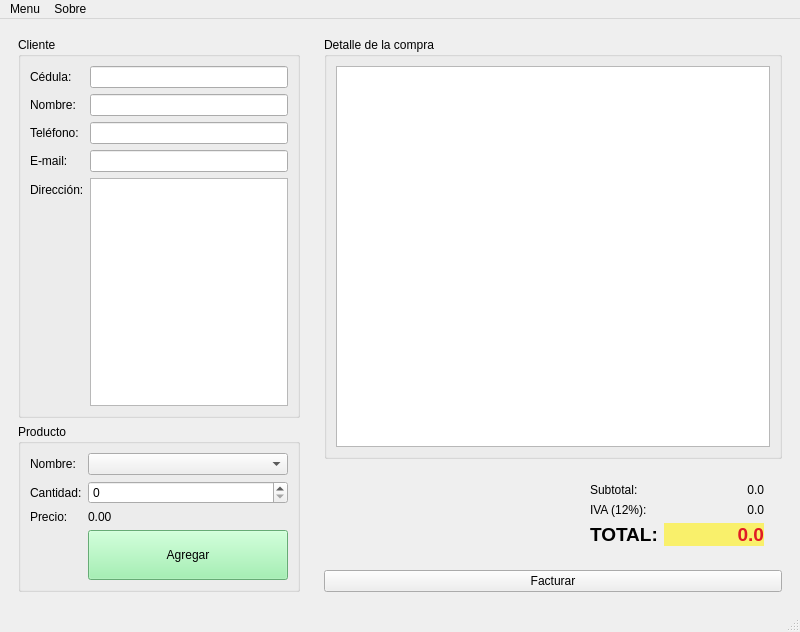
<?xml version="1.0" encoding="UTF-8"?>
<ui version="4.0">
 <class>Tienda</class>
 <widget class="QMainWindow" name="Tienda">
  <property name="geometry">
   <rect>
    <x>0</x>
    <y>0</y>
    <width>800</width>
    <height>632</height>
   </rect>
  </property>
  <property name="windowTitle">
   <string>Tienda</string>
  </property>
  <property name="windowIcon">
   <iconset resource="Recursos/Recursos.qrc">
    <normaloff>:/Img/demostracion-en-la-tienda.png</normaloff>:/Img/demostracion-en-la-tienda.png</iconset>
  </property>
  <widget class="QWidget" name="centralwidget">
   <layout class="QHBoxLayout" name="horizontalLayout_3">
    <item>
     <widget class="QWidget" name="widget" native="true">
      <property name="minimumSize">
       <size>
        <width>300</width>
        <height>0</height>
       </size>
      </property>
      <property name="maximumSize">
       <size>
        <width>300</width>
        <height>16777215</height>
       </size>
      </property>
      <layout class="QVBoxLayout" name="verticalLayout">
       <item>
        <widget class="QGroupBox" name="groupBox">
         <property name="title">
          <string>Cliente</string>
         </property>
         <layout class="QFormLayout" name="formLayout">
          <item row="0" column="0">
           <widget class="QLabel" name="lbCliente">
            <property name="text">
             <string>Cédula:</string>
            </property>
           </widget>
          </item>
          <item row="0" column="1">
           <widget class="QLineEdit" name="inCedula"/>
          </item>
          <item row="2" column="0">
           <widget class="QLabel" name="lbNombre">
            <property name="text">
             <string>Nombre:</string>
            </property>
           </widget>
          </item>
          <item row="2" column="1">
           <widget class="QLineEdit" name="inNombre"/>
          </item>
          <item row="4" column="0">
           <widget class="QLabel" name="lbTelefono">
            <property name="text">
             <string>Teléfono:</string>
            </property>
           </widget>
          </item>
          <item row="4" column="1">
           <widget class="QLineEdit" name="inTelefono"/>
          </item>
          <item row="6" column="0">
           <widget class="QLabel" name="lbEmail">
            <property name="text">
             <string>E-mail:</string>
            </property>
           </widget>
          </item>
          <item row="6" column="1">
           <widget class="QLineEdit" name="inEmail"/>
          </item>
          <item row="8" column="0">
           <widget class="QLabel" name="lbDireccion">
            <property name="text">
             <string>Dirección:</string>
            </property>
           </widget>
          </item>
          <item row="8" column="1">
           <widget class="QTextEdit" name="inDireccion"/>
          </item>
         </layout>
        </widget>
       </item>
       <item>
        <widget class="QGroupBox" name="groupBox_2">
         <property name="title">
          <string>Producto</string>
         </property>
         <layout class="QFormLayout" name="formLayout_2">
          <item row="0" column="0">
           <widget class="QLabel" name="lbProducto">
            <property name="text">
             <string>Nombre:</string>
            </property>
           </widget>
          </item>
          <item row="0" column="1">
           <widget class="QComboBox" name="inProducto"/>
          </item>
          <item row="2" column="0">
           <widget class="QLabel" name="lbCantidad">
            <property name="text">
             <string>Cantidad:</string>
            </property>
           </widget>
          </item>
          <item row="2" column="1">
           <widget class="QSpinBox" name="inCantidad"/>
          </item>
          <item row="4" column="0">
           <widget class="QLabel" name="lbPrecio">
            <property name="text">
             <string>Precio:</string>
            </property>
           </widget>
          </item>
          <item row="4" column="1">
           <widget class="QLabel" name="outPrecio">
            <property name="text">
             <string>0.00</string>
            </property>
           </widget>
          </item>
          <item row="7" column="1">
           <widget class="QPushButton" name="btnAgregar">
            <property name="minimumSize">
             <size>
              <width>0</width>
              <height>50</height>
             </size>
            </property>
            <property name="styleSheet">
             <string notr="true">background-color: rgb(143, 240, 164);</string>
            </property>
            <property name="text">
             <string>Agregar</string>
            </property>
           </widget>
          </item>
         </layout>
        </widget>
       </item>
      </layout>
     </widget>
    </item>
    <item>
     <widget class="QWidget" name="widget_2" native="true">
      <layout class="QVBoxLayout" name="verticalLayout_2">
       <item>
        <widget class="QGroupBox" name="groupBox_3">
         <property name="title">
          <string>Detalle de la compra</string>
         </property>
         <layout class="QHBoxLayout" name="horizontalLayout_2">
          <item>
           <widget class="QTableWidget" name="outDetalle"/>
          </item>
         </layout>
        </widget>
       </item>
       <item>
        <widget class="QWidget" name="widget_3" native="true">
         <layout class="QHBoxLayout" name="horizontalLayout">
          <item>
           <spacer name="horizontalSpacer">
            <property name="orientation">
             <enum>Qt::Horizontal</enum>
            </property>
            <property name="sizeHint" stdset="0">
             <size>
              <width>187</width>
              <height>20</height>
             </size>
            </property>
           </spacer>
          </item>
          <item>
           <widget class="QWidget" name="widget_4" native="true">
            <layout class="QFormLayout" name="formLayout_3">
             <item row="0" column="0">
              <widget class="QLabel" name="lbSubtotal">
               <property name="text">
                <string>Subtotal:</string>
               </property>
              </widget>
             </item>
             <item row="0" column="1">
              <widget class="QLabel" name="outSubtotal">
               <property name="minimumSize">
                <size>
                 <width>100</width>
                 <height>0</height>
                </size>
               </property>
               <property name="text">
                <string>0.0</string>
               </property>
               <property name="alignment">
                <set>Qt::AlignRight|Qt::AlignTrailing|Qt::AlignVCenter</set>
               </property>
              </widget>
             </item>
             <item row="1" column="0">
              <widget class="QLabel" name="lbIVA">
               <property name="text">
                <string>IVA (12%):</string>
               </property>
              </widget>
             </item>
             <item row="1" column="1">
              <widget class="QLabel" name="outIva">
               <property name="minimumSize">
                <size>
                 <width>100</width>
                 <height>0</height>
                </size>
               </property>
               <property name="text">
                <string>0.0</string>
               </property>
               <property name="alignment">
                <set>Qt::AlignRight|Qt::AlignTrailing|Qt::AlignVCenter</set>
               </property>
              </widget>
             </item>
             <item row="2" column="0">
              <widget class="QLabel" name="lbTotal">
               <property name="font">
                <font>
                 <pointsize>14</pointsize>
                 <bold>true</bold>
                </font>
               </property>
               <property name="text">
                <string>TOTAL:</string>
               </property>
              </widget>
             </item>
             <item row="2" column="1">
              <widget class="QLabel" name="outTotal">
               <property name="minimumSize">
                <size>
                 <width>100</width>
                 <height>0</height>
                </size>
               </property>
               <property name="font">
                <font>
                 <pointsize>14</pointsize>
                 <bold>true</bold>
                </font>
               </property>
               <property name="styleSheet">
                <string notr="true">background-color: rgb(249, 240, 107);
color: rgb(224, 27, 36);</string>
               </property>
               <property name="text">
                <string>0.0</string>
               </property>
               <property name="alignment">
                <set>Qt::AlignRight|Qt::AlignTrailing|Qt::AlignVCenter</set>
               </property>
              </widget>
             </item>
            </layout>
           </widget>
          </item>
         </layout>
        </widget>
       </item>
       <item>
        <widget class="QPushButton" name="btnFacturar">
         <property name="text">
          <string>Facturar</string>
         </property>
        </widget>
       </item>
      </layout>
     </widget>
    </item>
   </layout>
  </widget>
  <widget class="QMenuBar" name="menubar">
   <property name="geometry">
    <rect>
     <x>0</x>
     <y>0</y>
     <width>800</width>
     <height>25</height>
    </rect>
   </property>
   <widget class="QMenu" name="menuMenu">
    <property name="title">
     <string>Menu</string>
    </property>
    <addaction name="actionGuadar"/>
    <addaction name="actionNuevo"/>
   </widget>
   <widget class="QMenu" name="menuSobre">
    <property name="title">
     <string>Sobre </string>
    </property>
    <addaction name="actionAcerca_de"/>
   </widget>
   <addaction name="menuMenu"/>
   <addaction name="menuSobre"/>
  </widget>
  <widget class="QStatusBar" name="statusbar"/>
  <action name="actionGuadar">
   <property name="icon">
    <iconset>
     <normaloff>Recursos/Img/guardar.png</normaloff>Recursos/Img/guardar.png</iconset>
   </property>
   <property name="text">
    <string>Guadar</string>
   </property>
  </action>
  <action name="actionAbrir">
   <property name="icon">
    <iconset>
     <normaloff>:/new/prefix1/carpeta.png</normaloff>:/new/prefix1/carpeta.png</iconset>
   </property>
   <property name="text">
    <string>Abrir</string>
   </property>
  </action>
  <action name="actionNuevo">
   <property name="icon">
    <iconset>
     <normaloff>Recursos/Img/archivo-nuevo.png</normaloff>Recursos/Img/archivo-nuevo.png</iconset>
   </property>
   <property name="text">
    <string>Nuevo</string>
   </property>
  </action>
  <action name="actionAgregar">
   <property name="text">
    <string>Agregar</string>
   </property>
  </action>
  <action name="actionAcerca_de">
   <property name="checkable">
    <bool>false</bool>
   </property>
   <property name="icon">
    <iconset>
     <normaloff>Recursos/Img/ingenieria.png</normaloff>Recursos/Img/ingenieria.png</iconset>
   </property>
   <property name="text">
    <string>Acerca de</string>
   </property>
  </action>
 </widget>
 <resources>
  <include location="Recursos/Recursos.qrc"/>
 </resources>
 <connections/>
</ui>
